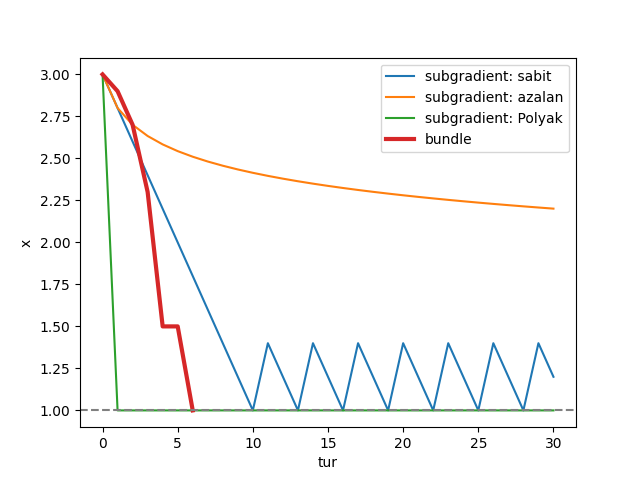

Generate this figure with Python:
from bundle import f, subgradient, bundle_calistir
import matplotlib.pyplot as plt
def f(x):
    return max(-2 * x + 1, x - 2)


def subgradient(x):
    if x > 1:       # köşenin sağındaysam
        return 1    # sağdaki doğrunun eğimi
    elif x < 1:     # köşenin solundaysam
        return -2   # soldaki doğrunun eğimi
    else:           # tam köşedeysem
        return 0    # alt diferansiyelden [-2, 1] bir sayı seç


# --- adım kuralları ---

def step_constant(x):
    return 0.2


def step_diminishing(k):
    return 0.2 / (k + 1)


def step_polyak(x, g, fstar):
    if g == 0:      # sıfıra bölmeyi engelle (köşedeysek dur)
        return 0
    else:
        return (f(x) - fstar) / (g ** 2)


# --- algoritma ---

def calistir(kural, x0, adim_sayisi):
    x = x0
    gecmis = [x]
    for k in range(adim_sayisi):
        g = subgradient(x)
        if kural == "sabit":
            alpha = step_constant(x)
        elif kural == "azalan":
            alpha = step_diminishing(k)
        elif kural == "polyak":
            alpha = step_polyak(x, g, -1)  # fstar = -1
        x = x - alpha * g
        gecmis.append(x)
    return gecmis


# --- testler ---

assert f(2) == 0
assert f(0) == 1
assert f(1) == -1
assert subgradient(0.5) == -2, "köşenin solunda eğim -2 olmalı"
assert subgradient(2) == 1, "köşenin sağında eğim 1 olmalı"

x0 = 3
adim = 30

plt.plot(calistir("sabit",  x0, adim), label="subgradient: sabit")
plt.plot(calistir("azalan", x0, adim), label="subgradient: azalan")
plt.plot(calistir("polyak", x0, adim), label="subgradient: Polyak")
plt.plot(bundle_calistir(x0, 0.1, adim), label="bundle", linewidth=3)

plt.axhline(1, color="gray", linestyle="--")
plt.xlabel("tur")
plt.ylabel("x")
plt.legend()
plt.savefig("karsilastirma.png")
plt.show()
